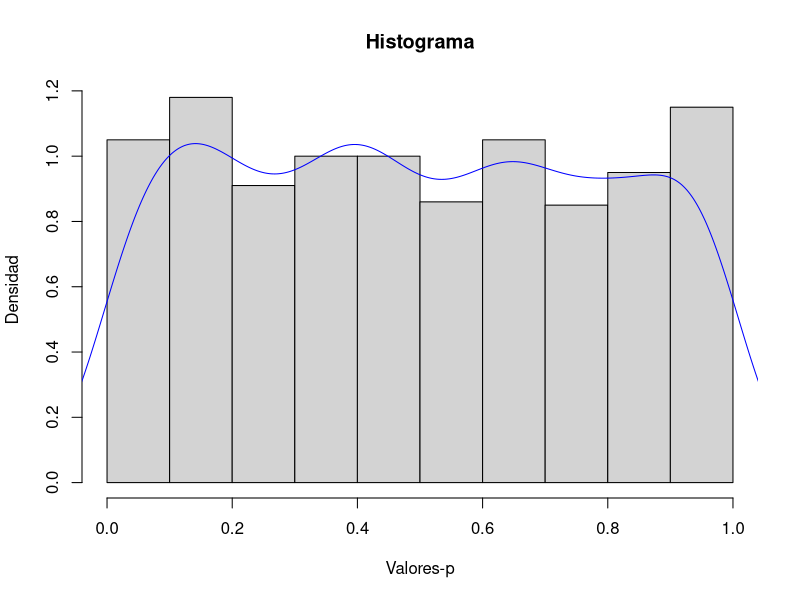
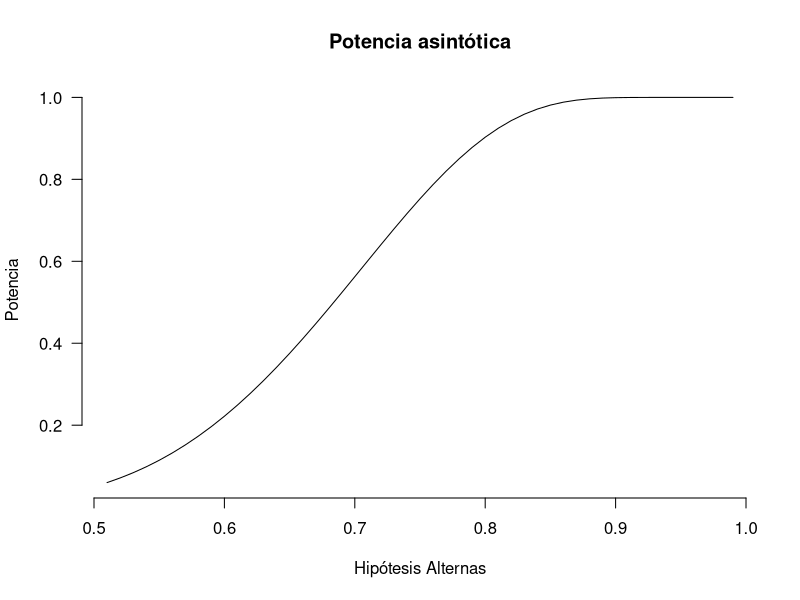
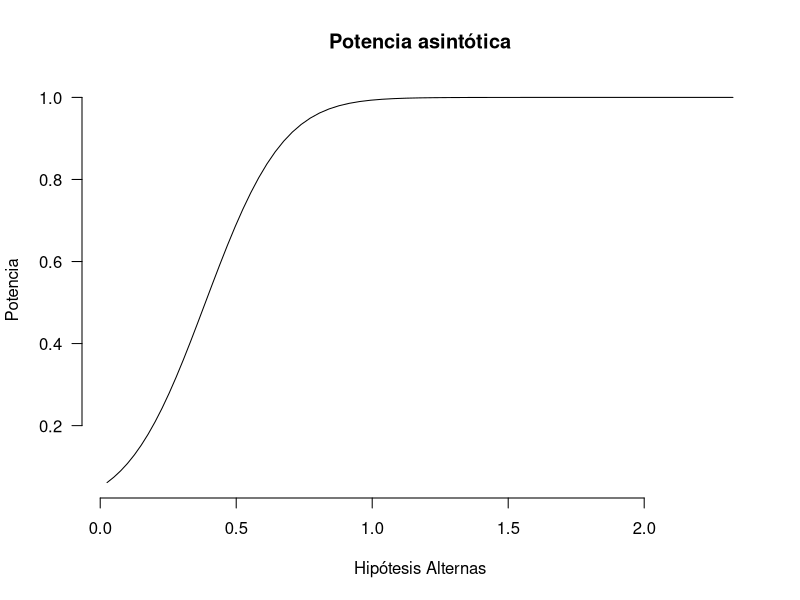

Generate these figures, in order, with R:
## ---- chunk 1
# Asignación de parámetros
mu_0 <- 2; sigma <- sqrt(2) 

# Fijamos la semilla
set.seed(31415)
## ---- chunk 2
## Metaparámetros
N <- 1000           # Número de simulaciones
n <- 100            # Tamaño de cada muestra
alpha <- 0.05

## Simulaciones
intervalos <- sapply(1:N, function(k){
    x <- rnorm(n = n, mean = mu_0, sd = sigma)
    x_barra <- mean(x)
    lims <- x_barra + c(-1, 1)*qnorm(1 - alpha/2)*sigma/sqrt(n)
    c(lims, x_barra)
})

## Trasponemos los resultados
intervalos <- t(intervalos)

## Función que verifica si se está entre un intervalo
entre <- function(x, valor)
    ifelse(x[1] <= mu_0 & mu_0 <= x[2], 1, 0)

## Contamos la cantidad de intervalos que contienen a mu_0
cantidad <- apply(intervalos, MARGIN = 1, 
                  FUN = entre, valor = mu_0)
## ---- chunk 3
## Intervalos que contienen a mu_0
sum(cantidad)
## ---- chunk 4
# Asignación de parámetros
mu_0 <- 4; sigma <- 3 

# Fijamos la semilla
set.seed(27182)
## ---- chunk 5
## Metaparámetros
N <- 1000           # Número de simulaciones
n <- 100            # Tamaño de cada muestra
alpha <- 0.05

## Simulaciones
muestras <- sapply(1:N, function(k){
    rnorm(n = n, mean = mu_0, sd = sigma)
})

## Función que calcula intervalos y valores P
cAlculos <- function(y){
    prueba_t <- t.test(y, alternative = "two.sided",
                       conf.level = 1 - alpha,
                       mu = mu_0)
    c(prueba_t$conf.int, prueba_t$p.value)
}

## Aplicamos la función a cada una de las muestras
resultados <- apply(muestras, MARGIN = 2, FUN = cAlculos)

## Cálculo de la cantidad de intervalos que contienen a mu_0
cantidad <- apply(resultados, 2, FUN = entre, valor = mu_0)
## ---- chunk 6
## Intervalos que contienen a mu_0
sum(cantidad)
## ---- chunk 7
## Número total de rechazos
sum(resultados[3, ] < 0.05)
## ---- chunk 8
## Histograma y densidad ajustada
hist(resultados[3, ], main = "Histograma", 
     xlab = "Valores-p", ylab = "Densidad",
     freq = FALSE)
# Curva suavizada
lines(density(resultados[3, ]), col = "blue")


## ---- chunk 9
# Escribe un número natural en forma binaria
binario <- function(n){
    if(n %/% 2 == 0){
        return(c(n))
    }else{
        return(c(n %% 2, binario(n %/% 2)))
    }
}
binario <- Vectorize(FUN = binario, 
                     vectorize.args = "n")
# Completa con 0's
complemento <- function(x, n){
    c(x, rep(0, n - length(x)))
}


## Creamos una función
distrib_wilc <- function(r){
    n <- length(r)
    arreglos <- sapply(binario(0:(2^n - 1)), 
                       complemento, n = n)
    
    ## Cálculo de los posibles valores
    f <- table(r %*% arreglos)
    nombres <- as.numeric(names(f)); names(f) <- NULL
    f <- cumsum(f)
    
    ## Datos resumidos
    distrib <- tibble::tibble(t = sort(nombres, 
                                         decreasing = TRUE),
                              `P[T>=t]` = paste(f, 2^n, sep = "/"), 
                              `p-val` = f/2^n)
    distrib
}
## ---- chunk 10
## Datos
z  <- c(-1.3, 2.4, 1.3, 1.3, 2.4)    # Observaciones
r1 <- rank(abs(z))                   # Rangos con empates
r2 <- order(abs(z))                  # Rangos sin empates
phi <- ifelse(z > 0, yes = 1, 0)     

## Cálculo del estadístico con empates
t_1 <- sum(r1 * phi)
t_2 <- sum(r2 * phi)

## Dsitribución
distrib_wilc(r1)
## ---- chunk 11
## Valor P asociado
subset(distrib_wilc(r1), t == t_1)

## Valor P asociado
subset(distrib_wilc(r2), t == t_2)
## ---- chunk 12
## Ajuste de hiperparámetros
alpha <- 0.0577
n <- 20
p0 <- 0.5
pa <- 1 - 0.3

## Cálculo del cuantil
t_c <- qbinom(prob = p0, size = n, p = alpha,
              lower.tail = FALSE) + 1
t_c
## ---- chunk 13
pbinom(q = t_c - 1, prob = pa, size = n, lower.tail = FALSE)
## ---- chunk 14
## Cuantíl que nos da la región de rechazo
( z_q <- qnorm(alpha, lower.tail = FALSE) )
## ---- chunk 15
1 - pnorm((z_q*sqrt(n*p0*(1 - p0)) + n*(p0 - pa)) / 
           sqrt(n*pa*(1 - pa)))
## ---- chunk 16
# Toma de los datos
x <- c(2.1, 1.9, 2.6, 3.3)
y <- c(1.9, 2.6, 3.7)

# Unión de las muestras
juntas <- c(x, y)
r <- rank(juntas)

# Cálculo del estadístico
( w_c <- sum(rep(c(0, 1), c(4, 3)) * r) )

# Cálculo de todos los valores posibles
W <- table(combn(x = r, m = 3, FUN = sum))
N <- length(W)
P_w <- sapply(1:N, function(k) sum(W[k:N])) / choose(7, 3)
names(P_w) <- names(W)

# P[W >= w]
round(P_w, 3)
## ---- chunk 17
## Fijamos los hiperparámetros
n <- 20
p0 <- 0.5
alpha <- 0.05
z_c <- qnorm(1 - alpha)

## Cantidades a usar
K <- z_c*sqrt(n*p0*(1 - p0)) + n*p0
p_a <- seq(from = 0.51, to = 0.99, by = 0.01)

## Cálculo de la potencia
potencia <- 1 - pnorm((K - n*p_a)/sqrt(n*p_a*(1 - p_a)))
## ---- chunk 18
## Gráfico básico
plot(x = p_a, y = potencia, type = "l", frame = FALSE,
     main = "Potencia asintótica", ylab = "Potencia", 
     xlab = "Hipótesis Alternas", las = 1)
## ---- chunk 19
## Cuantil de rechazo
t_c <- qt(1 - alpha, df = n - 1)

## Secuencia de valores para la hipótesis alterna
theta_a <- -qnorm(1 - p_a)
potencia_1 <- 1 - pt(t_c - sqrt(20)*theta_a, df = 19)

## Gráfico de la potencia
plot(x = theta_a, y = potencia_1, type = "l", frame = FALSE,
     main = "Potencia asintótica", ylab = "Potencia", 
     xlab = "Hipótesis Alternas", las = 1)
